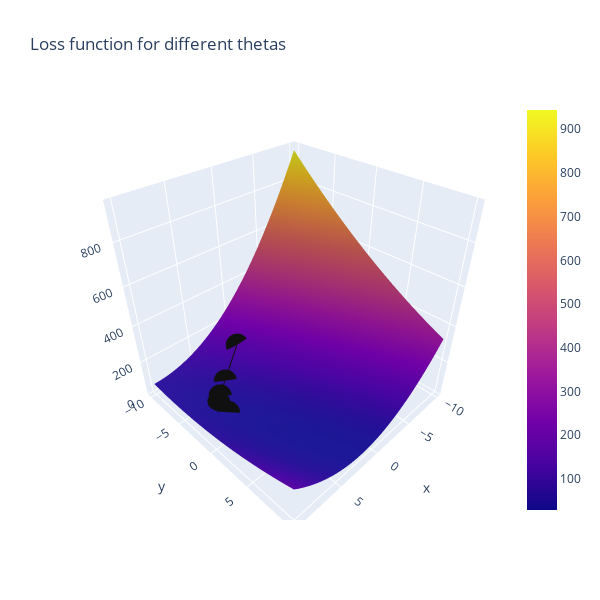

Write notebook code for a chart like this one.
### Code cell
#Here is the same figure as above, with the line the loss function takes toward the minimum.

#X = Theta0
#Y - Theta1
#Z = Loss
#black line = path of loss function over the iterations.
#Find where it is closest to 0 in X and Y!

#you can click/hold in the graph below to rotate!

line_marker = dict(color='#101010', width=2)
fig = go.Figure()
fig.add_surface(x=theta1_vals, y=theta0_vals, z=J_vals)
fig.add_scatter3d(x=theta1_history, y=theta0_history, z=J_history, line=line_marker, name='')
#The below line adds a graph of just the loss over iterations in a 2D plane
plt.plot(theta0_history, theta1_history, 'r+');
fig.update_layout(title='Loss function for different thetas', autosize=True,
                  width=600, height=600, xaxis_title='theta0', 
                 yaxis_title='theta1')
fig.show()

### Figure 1 — Plotly figure (JSON) as saved in the notebook; plotly's stock layout.template omitted (floating-point values rounded to 4 significant figures; data arrays with more than 128 entries replaced by an {"elided": "..."} marker saying what was removed)
{"data": [{"type": "surface", "x": [-10, -9.798, -9.596, -9.394, -9.192, -8.99, -8.788, -8.586, -8.384, -8.182, -7.98, -7.778, -7.576, -7.374, -7.172, -6.97, -6.768, -6.566, -6.364, -6.162, -5.96, -5.758, -5.556, -5.354, -5.152, -4.949, -4.747, -4.545, -4.343, -4.141, -3.939, -3.737, -3.535, -3.333, -3.131, -2.929, -2.727, -2.525, -2.323, -2.121, -1.919, -1.717, -1.515, -1.313, -1.111, -0.9091, -0.7071, -0.5051, -0.303, -0.101, 0.101, 0.303, 0.5051, 0.7071, 0.9091, 1.111, 1.313, 1.515, 1.717, 1.919, 2.121, 2.323, 2.525, 2.727, 2.929, 3.131, 3.333, 3.535, 3.737, 3.939, 4.141, 4.343, 4.545, 4.747, 4.949, 5.152, 5.354, 5.556, 5.758, 5.96, 6.162, 6.364, 6.566, 6.768, 6.97, 7.172, 7.374, 7.576, 7.778, 7.98, 8.182, 8.384, 8.586, 8.788, 8.99, 9.192, 9.394, 9.596, 9.798, 10], "y": [-10, -9.798, -9.596, -9.394, -9.192, -8.99, -8.788, -8.586, -8.384, -8.182, -7.98, -7.778, -7.576, -7.374, -7.172, -6.97, -6.768, -6.566, -6.364, -6.162, -5.96, -5.758, -5.556, -5.354, -5.152, -4.949, -4.747, -4.545, -4.343, -4.141, -3.939, -3.737, -3.535, -3.333, -3.131, -2.929, -2.727, -2.525, -2.323, -2.121, -1.919, -1.717, -1.515, -1.313, -1.111, -0.9091, -0.7071, -0.5051, -0.303, -0.101, 0.101, 0.303, 0.5051, 0.7071, 0.9091, 1.111, 1.313, 1.515, 1.717, 1.919, 2.121, 2.323, 2.525, 2.727, 2.929, 3.131, 3.333, 3.535, 3.737, 3.939, 4.141, 4.343, 4.545, 4.747, 4.949, 5.152, 5.354, 5.556, 5.758, 5.96, 6.162, 6.364, 6.566, 6.768, 6.97, 7.172, 7.374, 7.576, 7.778, 7.98, 8.182, 8.384, 8.586, 8.788, 8.99, 9.192, 9.394, 9.596, 9.798, 10], "z": {"elided": "100x100 float values"}}, {"line": {"color": "#101010", "width": 2}, "name": "", "type": "scatter3d", "x": [1.61, 4.706, 6.128, 6.753, 7.0, 7.067, 7.05, 6.994, 6.92, 6.838], "y": [-6.85, -5.221, -4.321, -3.77, -3.388, -3.089, -2.832, -2.598, -2.377, -2.165], "z": [162.0, 71.43, 50.34, 45.04, 43.36, 42.51, 41.87, 41.3, 40.77, 40.26]}], "layout": {"autosize": true, "height": 600, "scene": {"aspectmode": "auto", "aspectratio": {"x": 1, "y": 1, "z": 1}}, "title": {"text": "Loss function for different thetas"}, "width": 600, "xaxis": {"title": {"text": "theta0"}}, "yaxis": {"title": {"text": "theta1"}}}}
